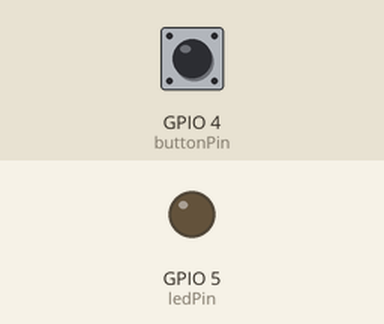
Bench run of a sketch on a simulated ESP32. On the bench: output pins drawn as LEDs (lit = HIGH). The inputs (shaded band) are chosen by the test bench; at power-on: GPIO 4 (buttonPin) HIGH.

Above: at 1.2 s.
1.3 s: GPIO 4 (buttonPin) pulled LOW for 0.15 s
At 2.0 s:
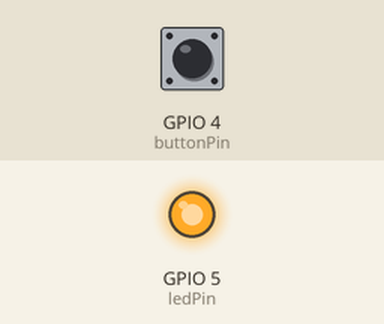
2.9 s: GPIO 4 (buttonPin) pulled LOW for 1 s
At 3.2 s:
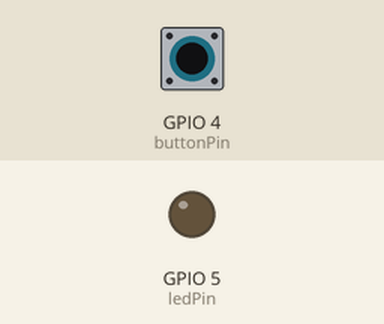
5.4 s: GPIO 4 (buttonPin) pulled LOW for 3.2 s
At 6.3 s:
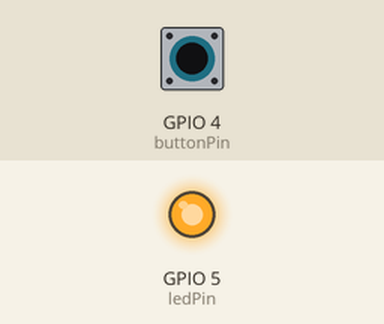
Timing chart, 0 to 8.4 s (numbered marks = the images above; inputs shaded):
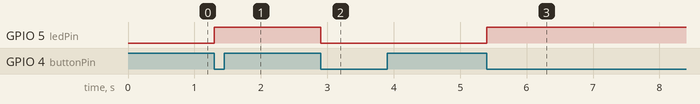

The sketch:

button_controlled_led.ino
```cpp
const int buttonPin = 4;
const int ledPin = 5;

// Kesme içinde değişen değişkenler için 'volatile' şarttır
volatile bool state = false;

// Fonksiyonu önden tanımlıyoruz (Forward Declaration) veya direkt buraya yazıyoruz
void IRAM_ATTR blink() {
  state = !state;
}

void setup() {
  pinMode(ledPin, OUTPUT);
  // ESP32'de buton kullanırken genelde INPUT_PULLUP daha sağlıklıdır
  pinMode(buttonPin, INPUT_PULLUP);

  // Fonksiyonu yukarıda tanımladığımız için artık 'blink' burada tanınacak
  attachInterrupt(digitalPinToInterrupt(buttonPin), blink, FALLING);
}

void loop() {
  digitalWrite(ledPin, state);
  // loop boş kalabilir veya başka işler yapabilir
}
```

Measured:
- after the input at 1.3 s, GPIO 5 (ledPin): LOW → HIGH at once
- after the input at 2.9 s, GPIO 5 (ledPin): HIGH → LOW at once
- after the input at 5.4 s, GPIO 5 (ledPin): LOW → HIGH at once
